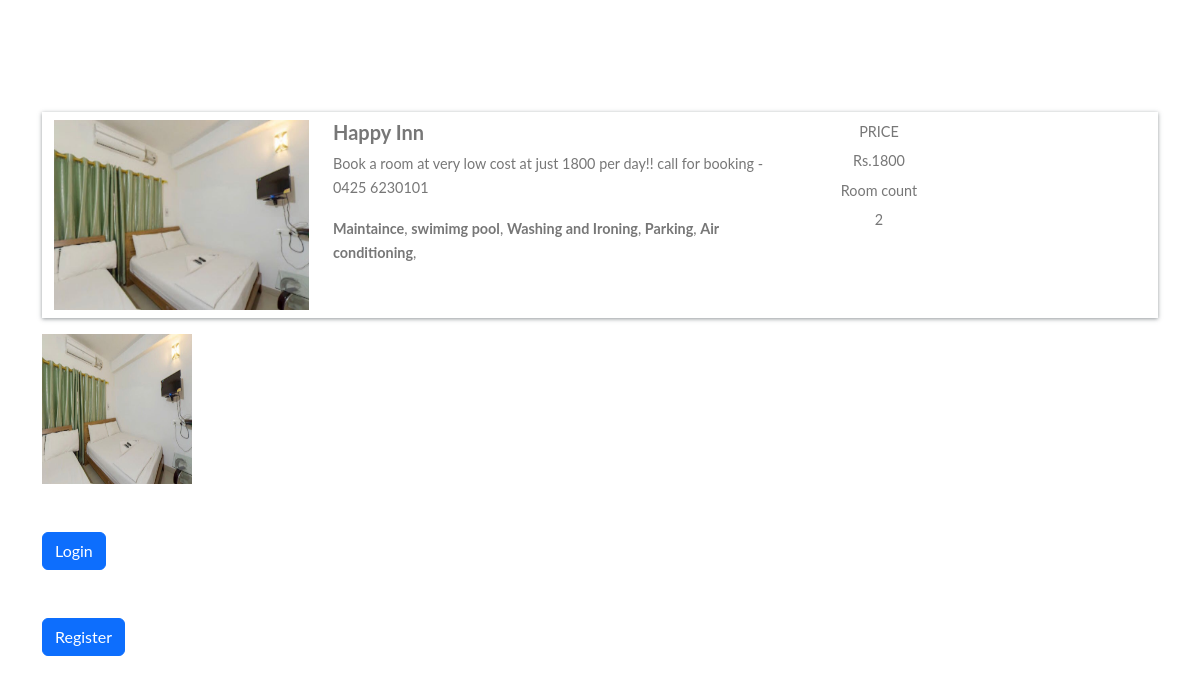
Page /hotel-detail/06e5673483d748dbae0fc2b32e8c762d/ on the committed database.
### home/models.py (models this page shows, shortened)
class BaseModel(models.Model):
    uid = models.UUIDField(default=uuid.uuid4  , editable=False , primary_key=True)
    created_at = models.DateField(auto_now_add=True)
    updated_at = models.DateField(auto_now_add=True)
    class Meta:
        abstract = True

class Hotel(BaseModel):
    hotel_name= models.CharField(max_length=100)
    hotel_price = models.IntegerField()
    description = models.TextField()
    amenities = models.ManyToManyField(Amenities)
    room_count = models.IntegerField(default=10)

class HotelImages(BaseModel):
    hotel = models.ForeignKey(Hotel , related_name = "images" , on_delete= models.CASCADE)
    images = models.ImageField(upload_to = "hotels")

class Amenities(BaseModel):
    amenity_name = models.CharField(max_length=100)

### home/views.py (the view, shortened to what this page needs)
# urls.py: path('hotel-detail/<uid>/' , hotel_detail , name="hotel_detail"),
def hotel_detail(request,uid):
    hotel_obj = Hotel.objects.get(uid = uid)
    return render(request , 'hotel_detail.html' ,{
        'hotels_obj' :hotel_obj
    })

### home/templates/hotel_detail.html (shortened to what this page needs)
{% extends "base.html" %}
{%  block start %}
<div class="container mt-5 pt-5">
    <div class="row search-card-result">
        <div class="col-md-3">
        <a href="/hotel-detail/{{hotels_obj.uid}}">
            <img class="img-fluid" src="/media/{{hotels_obj.images.first.images}}" alt="Card image cap">
        </a></div>
        <div class="col-md-5">
            <h5>{{hotels_obj.hotel_name}}</h5>
            <p>
                {{hotels_obj.description|truncatechars:150}}
            </p>
            <p>
                {%for amenitie in hotels_obj.amenities.all %}
                <b>{{amenitie.amenity_name}}</b>,
                {% endfor %}
            </p>
        </div>
        <div class="col-md-2 border-left text-center more-offers">
            <p>PRICE</p>
            <p>Rs.{{hotels_obj.hotel_price}}</p>
            <p>Room count</p>
            <p>{{hotels_obj.room_count}}</p>
        </div>
    </div>
    <div class="row">
        {% for image in hotels_obj.images.all %}
        <div class="col-md-3">
            <img src="/media/{{image.images}}" style="height: 150px ; width:150px">
        </div>
        {% endfor %}
    </div>
    {% if request.user.is_authenticated %}
    <div class="filter-card">
        <h5>Book Hotel</h5>
        {%include "messages.html"%}
        <form method="post">
            {% csrf_token %}
            <div class="row form-group">
                <div class="col-md-12">
                    <label for="mintopay">Check in</label>
                    <p>
                        <input type="date" name="checkin" id="checkin" class="form-control">
                    </p>
                </div>
                <div class="col-md-12">
                    <label for="maxtopay">Check out</label>
                    <p>
                        <input type="date" name="checkout" id="checkout" class="form-control">
                    </p>
                </div>
            </div>
            <div class="row form-group">
                <div class="col-md-12">
                    <input type="submit" class="btn btn-primary btn-block" value="Book">
                </div>
            </div>
        </form>
    </div>
    {% else %}
    <a href="/login/" class="btn btn-primary mt-5 ">Login</a>
    <a href="/register/" class="btn btn-primary mt-5 ">Register</a>
    {% endif %}
</div>
{% endblock %}

### home/templates/base.html (style rules this page uses)
body { font-family: "Lato", Arial, sans-serif; font-weight: 400; font-size: 16px; line-height: 1.7; background: #fff; color: #777; }
.search-card-result { box-shadow: 0px 1px 4px rgba(41, 51, 57, 0.5); margin: 1rem 0; padding: 0.5rem 0; background-color: #fff; }
.search-card-result img { height: 190px; }
.search-card-result h5 { font-style: 1.1rem; font-weight: 700; }
.search-card-result p { font-size: 0.9rem; }
.search-card-result .more-offers p { margin-bottom: 0.3rem; }

### rows in the picture
Hotel: images.first.images (picture), hotel_name "Happy Inn", description "Book a room at very low cost at just 1800 per day!! call for booking - 0425 6230101", hotel_price "1800", room_count "2"
Amenities: amenity_name "Maintaince"
Amenities: amenity_name "swimimg pool"
Amenities: amenity_name "Washing and Ironing"
Amenities: amenity_name "Parking"
Amenities: amenity_name "Air conditioning"
HotelImages: images (picture)
